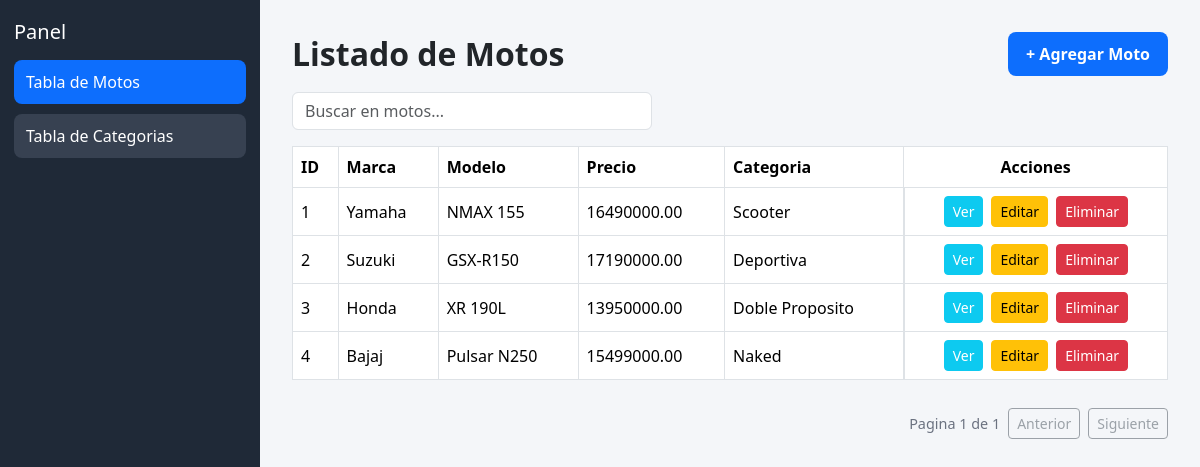
The page / on the database its author committed.
### tables this page shows
CREATE TABLE IF NOT EXISTS motos (
    id INT AUTO_INCREMENT PRIMARY KEY,
    marca VARCHAR(50) NOT NULL,
    modelo VARCHAR(50) NOT NULL,
    precio DECIMAL(10,2) NOT NULL,
    id_categoria INT NOT NULL,
    CONSTRAINT fk_motos_categoria
        FOREIGN KEY (id_categoria) REFERENCES categorias(id_categoria)
        ON UPDATE CASCADE
        ON DELETE RESTRICT
);

CREATE TABLE IF NOT EXISTS categorias (
    id_categoria INT AUTO_INCREMENT PRIMARY KEY,
    nombre VARCHAR(50) NOT NULL
);

### includes/view_helpers.php (the view, shortened to what this page needs)
<?php
function renderMotoRow(array $moto): string
{
    $id = (int) $moto["id"];
    $marca = htmlspecialchars($moto["marca"], ENT_QUOTES, "UTF-8");
    $modelo = htmlspecialchars($moto["modelo"], ENT_QUOTES, "UTF-8");
    $precio = htmlspecialchars((string) $moto["precio"], ENT_QUOTES, "UTF-8");
    $idCategoria = (int) $moto["id_categoria"];
    $categoriaNombre = htmlspecialchars($moto["categoria_nombre"], ENT_QUOTES, "UTF-8");
    return "
    <tr id='moto-{$id}'>
        <td>{$id}</td>
        <td>{$marca}</td>
        <td>{$modelo}</td>
        <td>{$precio}</td>
        <td data-id-categoria='{$idCategoria}'>{$categoriaNombre}</td>
        <td class='text-center acciones'>
            <button class='btn btn-sm btn-info text-white btn-ver' data-id='{$id}'>Ver</button>
            <button class='btn btn-sm btn-warning btn-editar' data-id='{$id}'>Editar</button>
            <button class='btn btn-sm btn-danger btn-eliminar' data-id='{$id}'>Eliminar</button>
        </td>
    </tr>";
}

### index.php (shortened to what this page needs)
<?php
require_once __DIR__ . "/includes/bootstrap.php";
$motos = [];
$resMotos = $conn->query(
    "SELECT m.id, m.marca, m.modelo, m.precio, m.id_categoria, c.nombre AS categoria_nombre
     FROM motos m
     INNER JOIN categorias c ON c.id_categoria = m.id_categoria
     ORDER BY m.id ASC"
);
while ($row = $resMotos->fetch_assoc()) {
    $motos[] = $row;
}
?>
<!DOCTYPE html>
<html lang="es">
<head>
    <link href="https://cdn.jsdelivr.net/npm/bootstrap@5.3.2/dist/css/bootstrap.min.css" rel="stylesheet">
    <link rel="stylesheet" href="assets/css/estilos.css">
</head>
<body>
    <div class="layout-app">
        <aside class="sidebar" id="sidebar">
            <div class="sidebar-header">
                <h5 class="mb-0">Panel</h5>
            </div>
            <nav class="menu-lateral mt-3">
                <button class="menu-item active" data-tab="motos">Tabla de Motos</button>
                <button class="menu-item" data-tab="categorias">Tabla de Categorias</button>
            </nav>
        </aside>
        <main class="contenido-principal">
            <div class="d-flex justify-content-between align-items-center mb-3">
                <h2 id="tituloVista" class="mb-0">Listado de Motos</h2>
                <div>
                    <button class="btn-agregar" id="btnAgregarMoto" data-bs-toggle="modal" data-bs-target="#modalAgregarMoto">+ Agregar Moto</button>
                </div>
            </div>
            <?php require __DIR__ . "/views/sections/motos.php"; ?>
        </main>
    </div>
    <?php require __DIR__ . "/views/modals/motos.php"; ?>
</body>
</html>

### views/sections/motos.php
<section id="vistaMotos" class="vista-tabla">
    <div class="table-tools mb-3">
        <input type="text" class="form-control table-search" id="buscarMotos" placeholder="Buscar en motos...">
    </div>
    <div class="table-responsive">
        <table class="table table-bordered table-hover align-middle" id="tablaMotosListado">
            <thead>
                <tr>
                    <th>ID</th>
                    <th>Marca</th>
                    <th>Modelo</th>
                    <th>Precio</th>
                    <th>Categoria</th>
                    <th class="text-center">Acciones</th>
                </tr>
            </thead>
            <tbody id="tablaMotos">
                <?php foreach ($motos as $moto): ?>
                    <?= renderMotoRow($moto); ?>
                <?php endforeach; ?>
            </tbody>
        </table>
    </div>
    <div class="table-pagination" id="paginacionMotos"></div>
</section>

### assets/css/estilos.css (style rules this page uses)
body { background: #f4f6f9; }
h2 { font-weight: bold; }
.layout-app { display: flex; min-height: 100vh; }
.sidebar { width: 260px; background: #1f2937; color: #fff; padding: 20px 14px; }
.sidebar-header { display: flex; justify-content: space-between; align-items: center; }
.menu-lateral { display: flex; flex-direction: column; gap: 10px; }
.menu-item { border: none; background: #374151; color: #fff; text-align: left; border-radius: 8px; padding: 10px 12px; transition: 0.2s; }
.menu-item:hover, .menu-item.active { background: #0d6efd; }
.contenido-principal { flex: 1; padding: 32px; }
.btn-agregar { background: #0d6efd; color: white; padding: 10px 18px; border-radius: 8px; border: none; font-weight: 600; cursor: pointer; transition: 0.3s; }
.acciones { display: flex; justify-content: center; gap: 8px; }
.table-tools { max-width: 360px; }
.table-pagination { display: flex; justify-content: flex-end; align-items: center; gap: 8px; margin-top: 12px; }

### rows shown on the page
motos: id "1", marca "Yamaha", modelo "NMAX 155", precio "16490000.00", id_categoria.nombre "Scooter"
motos: id "2", marca "Suzuki", modelo "GSX-R150", precio "17190000.00", id_categoria.nombre "Deportiva"
motos: id "3", marca "Honda", modelo "XR 190L", precio "13950000.00", id_categoria.nombre "Doble Proposito"
motos: id "4", marca "Bajaj", modelo "Pulsar N250", precio "15499000.00", id_categoria.nombre "Naked"
